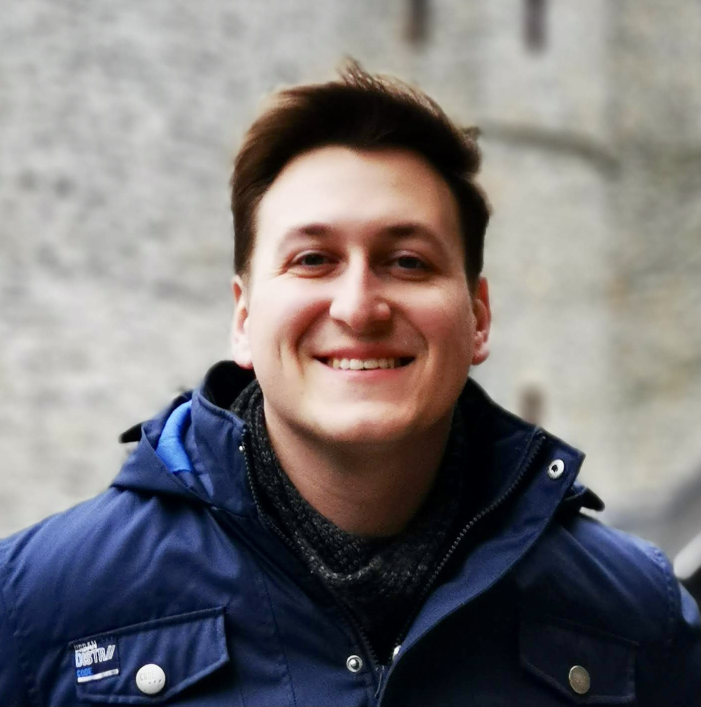
#> input picture computer-vision/intro/data/me.jpg, 1401 x 1413 px (shown at 1/2 size)
$ jupyter execute opencv-first-example.ipynb
#> lines starting #> are read from the running program, lines starting #| are printed output that depends on the picture; after the words box and inside, x2 and y2 are one past the last pixel; in counts of white or black regions, pixels touching at a corner belong together
[cell 1]
import cv2
import matplotlib.pyplot as plt

# Load image
image = cv2.imread('data/me.jpg')
#> image is the input picture: shape (1413, 1401, 3); mean B, G, R 119.1, 117.2, 120.7

# convert image from BGR to RGB
image_rgb = cv2.cvtColor(image, cv2.COLOR_BGR2RGB)

# Display image
plt.imshow(image_rgb)
plt.axis('off') #disables the axis
plt.show()

[cell 2]
# Convert to grayscale
img_path = 'data/me.jpg'
image = cv2.imread(img_path)
image_gray = cv2.cvtColor(image, cv2.COLOR_BGR2GRAY)
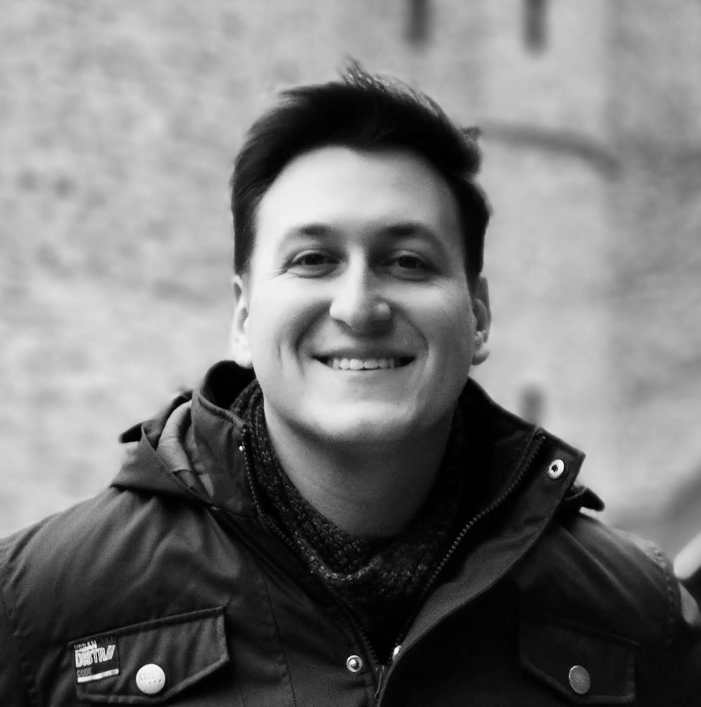
#> image_gray: shape (1413, 1401) (shown at 1/2 size); min 0, max 253, mean 118.6

# display grayscale image
plt.imshow(image_gray, cmap='gray')
plt.axis('off')
plt.show()

[cell 3]
# Resize the image
width = 800
height = 600

dimensions = (width, height)
imagem_redimensionada = cv2.resize(image_gray, dimensions, interpolation=cv2.INTER_AREA)
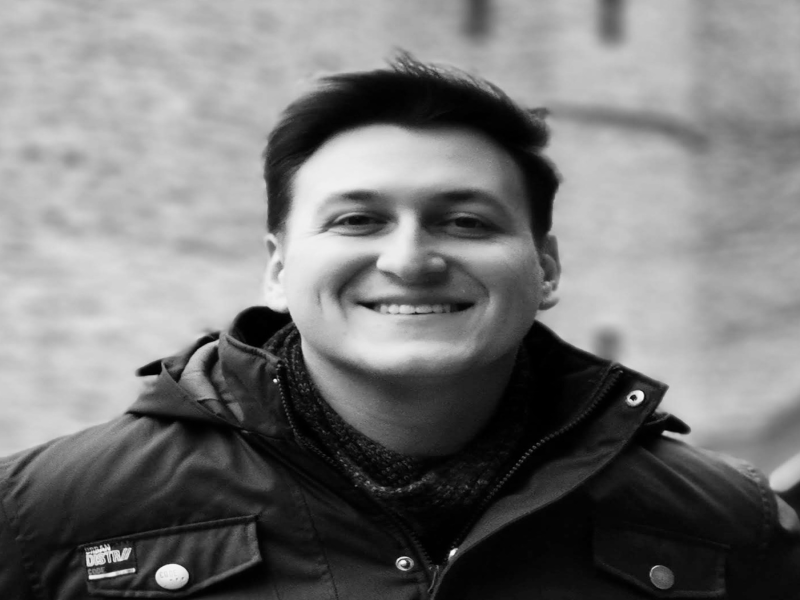
#> imagem_redimensionada: shape (600, 800); min 0, max 248, mean 118.6

plt.imshow(imagem_redimensionada, cmap='gray')
plt.axis('off')
plt.show()

[cell 4]
# Smoothing images -> We can use this technique when we have text on the image that is not very clear

smoothed_image = cv2.GaussianBlur(image_gray, (15, 15), 0)

smoothed_image_rgb = cv2.cvtColor(smoothed_image, cv2.COLOR_GRAY2RGB)

plt.imshow(smoothed_image_rgb)
plt.axis('off')
plt.show()

[cell 5]
# Detect edges in the image

edges = cv2.Canny(image_gray, 100, 200)
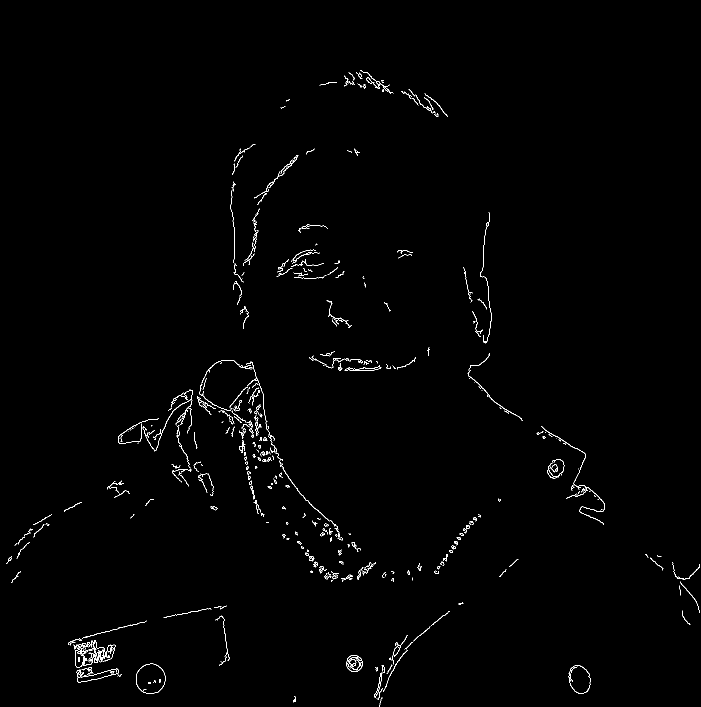
#> edges: shape (1413, 1401) (shown at 1/2 size); 0.79% white in thin lines or dots, all inside (x1, y1, x2, y2) = (13, 140, 1400, 1413)

plt.imshow(edges, cmap='gray')
plt.axis('off')
plt.show()

[cell 6]
# Create forms on an image
initial_rectangle = (450, 200)
end_rectangle = (950, 900)
color = (255, 0, 0)
thickness = 2

image_with_rectangle = cv2.rectangle(image_gray.copy(), initial_rectangle, end_rectangle, color, thickness)

image_with_rectangle_rgb = cv2.cvtColor(image_with_rectangle, cv2.COLOR_GRAY2RGB)

plt.imshow(image_with_rectangle_rgb)
plt.axis('off')
plt.show()

[cell 7]
# saving the image
path_to_save = 'data/image_processed.jpg'
cv2.imwrite(path_to_save, image_with_rectangle)
#> Out = True
